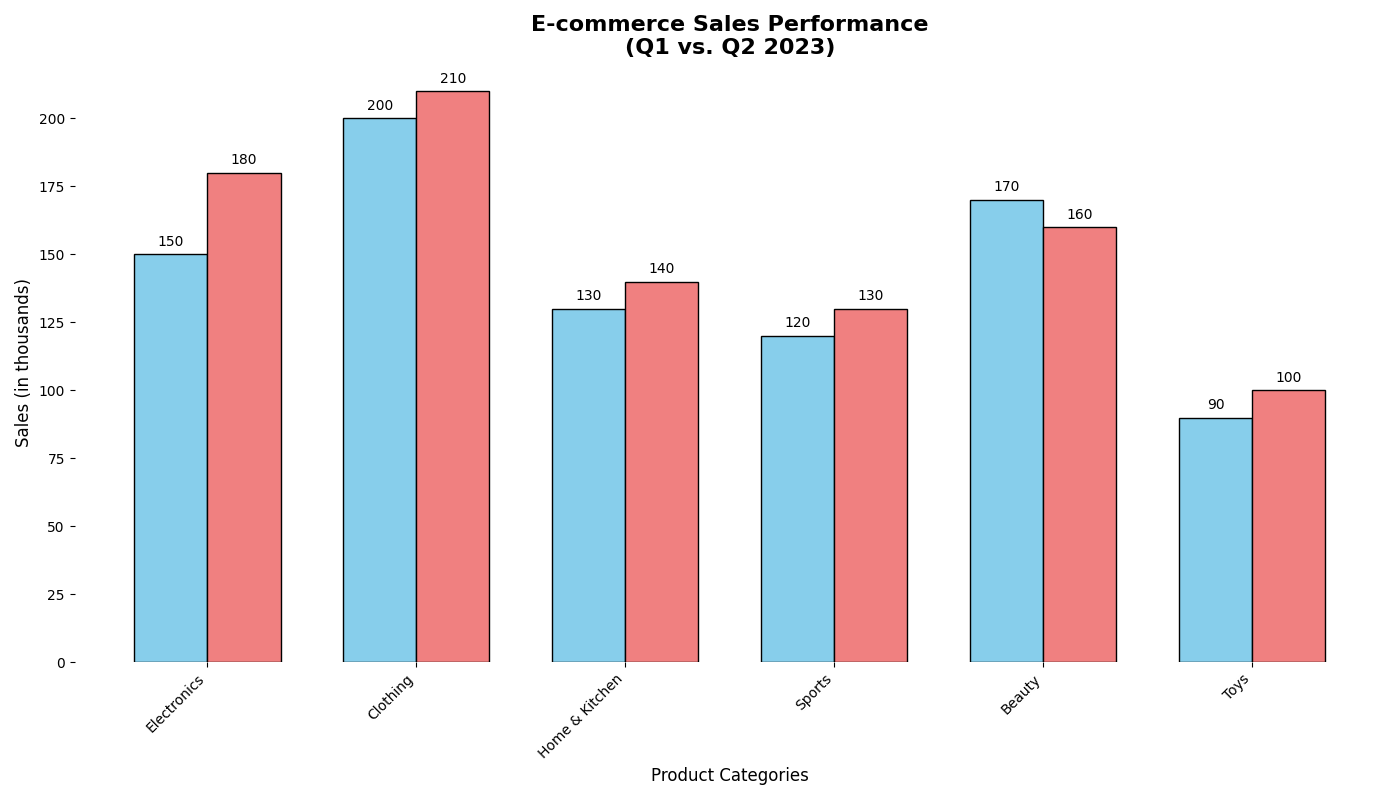

Here is the Python script that generated this plot:
import matplotlib.pyplot as plt
import numpy as np

# Define product categories
categories = ['Electronics', 'Clothing', 'Home & Kitchen', 'Sports', 'Beauty', 'Toys']

# Sales data for Q1 and Q2 in 2023 (in thousands of units)
sales_q1 = np.array([150, 200, 130, 120, 170, 90])
sales_q2 = np.array([180, 210, 140, 130, 160, 100])

# Create a bar chart to compare sales
fig, ax = plt.subplots(figsize=(14, 8))

width = 0.35  # width of the bars
x = np.arange(len(categories))

# Bar plots
bars1 = ax.bar(x - width/2, sales_q1, width, color='skyblue', edgecolor='black')
bars2 = ax.bar(x + width/2, sales_q2, width, color='lightcoral', edgecolor='black')

# Adding data labels
for bar in bars1 + bars2:
    yval = bar.get_height()
    ax.text(bar.get_x() + bar.get_width()/2, yval + 2, int(yval), ha='center', va='bottom')

# Adding labels and title
ax.set_xlabel('Product Categories', fontsize=12)
ax.set_ylabel('Sales (in thousands)', fontsize=12)
ax.set_title('E-commerce Sales Performance\n(Q1 vs. Q2 2023)', fontsize=16, fontweight='bold')
ax.set_xticks(x)
ax.set_xticklabels(categories, rotation=45, ha='right')

# Remove gridlines, legend, and border
ax.yaxis.grid(False)
ax.legend().remove()
ax.spines['top'].set_visible(False)
ax.spines['right'].set_visible(False)
ax.spines['left'].set_visible(False)
ax.spines['bottom'].set_visible(False)

# Adjust layout
plt.tight_layout()

# Display the plot
plt.show()
